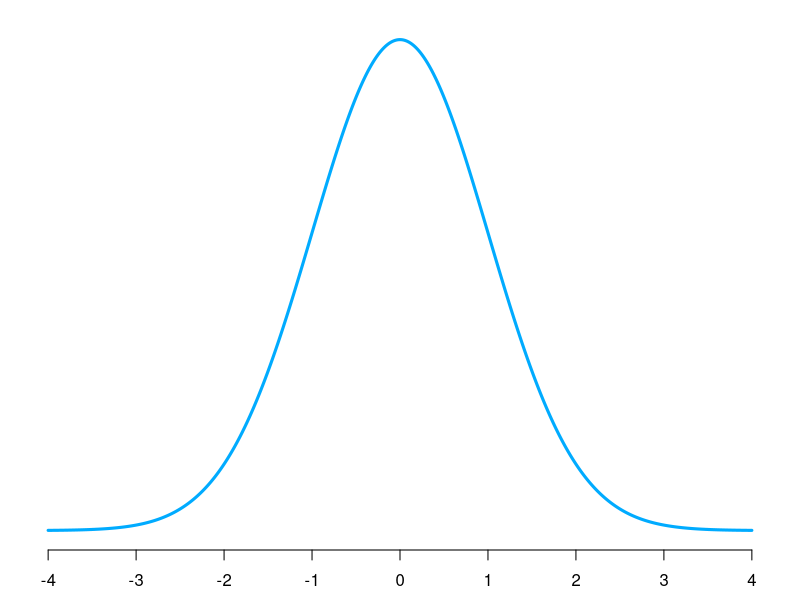
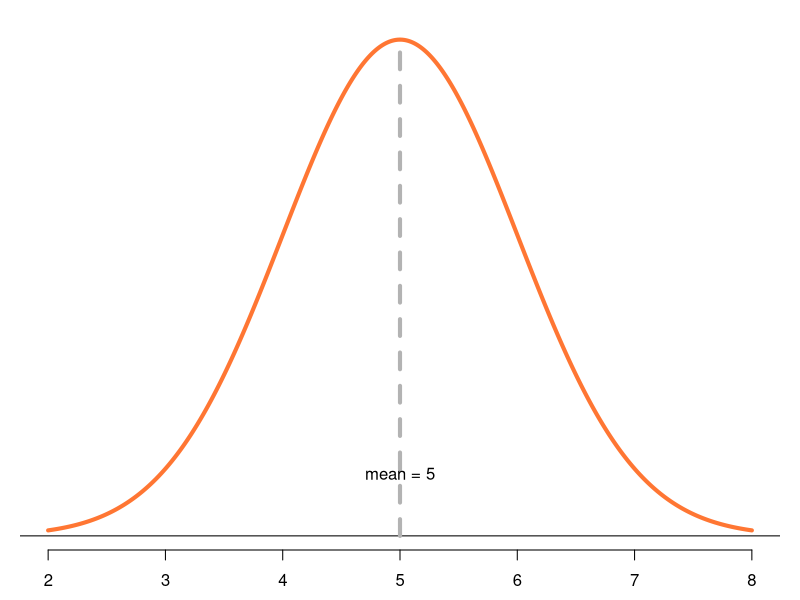

Write the R code that produced these figures, in order.
## ---- chunk 1
# normal function 
normal <- function(x, mu = 0, sigma = 1) {
  # x: values on x-axis
  # mu: mean value
  # sigma: standard deviation
  
  # output
  1 / (sigma * sqrt(2*pi)) * exp(-0.5 * ((x - mu)/ sigma)^2)
}
## ---- chunk 2
# x-y coordinates for Standard normal curve
x <- seq(-4, 4, length.out = 500)
y <- normal(x)

# standard normal curve plot
op = par(mar = c(2.5,1,1,1))
plot(x, y, type = 'l', col = '#00ABFF', lwd = 3,
     axes = FALSE, xlab = '', ylab = '')
axis(side = 1, at = seq(-4, 4, by = 1))
par(op)
## ---- chunk 3
# coordinates of a normal distribution (mu = 5, sigma = 1)
x <- seq(2, 8, length.out = 500)
y  <- normal(x, mu = 5)

# normal curve plot
op = par(mar = c(2.5,1,1,1))
plot(x, y, type = 'l', col = '#ff7633', lwd = 4,
     axes = FALSE, xlab = '', ylab = '')
abline(h = 0)
segments(x0 = 5, y0 = 0, x1 = 5, y1 = normal(5, mu = 5), 
         col = 'gray70', lwd = 4, lty = 2)  
axis(side = 1, at = seq(2, 8, 1))
text(x = 5, y = 0.05, labels = "mean = 5")
par(op)
